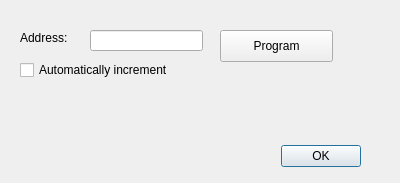
<?xml version="1.0" encoding="UTF-8"?>
<ui version="4.0">
 <class>AddressProgrammer</class>
 <widget class="QDialog" name="AddressProgrammer">
  <property name="geometry">
   <rect>
    <x>0</x>
    <y>0</y>
    <width>400</width>
    <height>183</height>
   </rect>
  </property>
  <property name="windowTitle">
   <string>Dialog</string>
  </property>
  <widget class="QDialogButtonBox" name="buttonBox">
   <property name="geometry">
    <rect>
     <x>20</x>
     <y>140</y>
     <width>341</width>
     <height>32</height>
    </rect>
   </property>
   <property name="orientation">
    <enum>Qt::Horizontal</enum>
   </property>
   <property name="standardButtons">
    <set>QDialogButtonBox::Ok</set>
   </property>
  </widget>
  <widget class="QLabel" name="label">
   <property name="geometry">
    <rect>
     <x>20</x>
     <y>30</y>
     <width>71</width>
     <height>16</height>
    </rect>
   </property>
   <property name="text">
    <string>Address:</string>
   </property>
  </widget>
  <widget class="QLineEdit" name="lineEdit">
   <property name="geometry">
    <rect>
     <x>90</x>
     <y>30</y>
     <width>113</width>
     <height>21</height>
    </rect>
   </property>
  </widget>
  <widget class="QCheckBox" name="checkBox">
   <property name="geometry">
    <rect>
     <x>20</x>
     <y>60</y>
     <width>181</width>
     <height>20</height>
    </rect>
   </property>
   <property name="text">
    <string>Automatically increment</string>
   </property>
  </widget>
  <widget class="QPushButton" name="pushButton">
   <property name="geometry">
    <rect>
     <x>220</x>
     <y>30</y>
     <width>113</width>
     <height>32</height>
    </rect>
   </property>
   <property name="text">
    <string>Program</string>
   </property>
  </widget>
 </widget>
 <resources/>
 <connections>
  <connection>
   <sender>buttonBox</sender>
   <signal>accepted()</signal>
   <receiver>AddressProgrammer</receiver>
   <slot>accept()</slot>
   <hints>
    <hint type="sourcelabel">
     <x>248</x>
     <y>254</y>
    </hint>
    <hint type="destinationlabel">
     <x>157</x>
     <y>274</y>
    </hint>
   </hints>
  </connection>
  <connection>
   <sender>buttonBox</sender>
   <signal>rejected()</signal>
   <receiver>AddressProgrammer</receiver>
   <slot>reject()</slot>
   <hints>
    <hint type="sourcelabel">
     <x>316</x>
     <y>260</y>
    </hint>
    <hint type="destinationlabel">
     <x>286</x>
     <y>274</y>
    </hint>
   </hints>
  </connection>
 </connections>
</ui>
